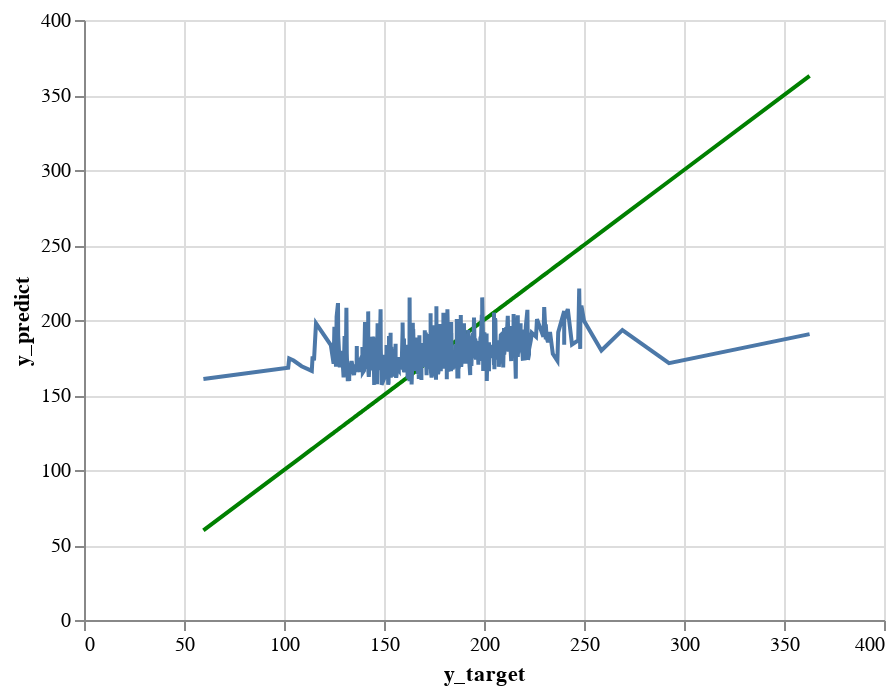

The code cell stored with this chart in its notebook:
### Markdown cell above
**[5.6]** Display the predictions versus the target line charts on the testing set

### Code cell
perfect_line_chart_testing = alt.Chart(pd.DataFrame({'y_target': y_test, 'y_predict': y_test})).mark_line(color='green').encode(
    x='y_target',
    y='y_predict'
  )
perfect_line_chart_testing
predict_line_chart_testing_2 = alt.Chart(pd.DataFrame({'y_target': y_test, 'y_predict': y_test_preds_2})).mark_line().encode(
    x='y_target',
    y='y_predict'
  )
predict_line_chart_testing_2
perfect_line_chart_testing + predict_line_chart_testing_2

### Figure 1 — Vega-Lite specification as saved in the notebook (floating-point values rounded to 4 significant figures; data arrays with more than 128 entries replaced by an {"elided": "..."} marker saying what was removed)
{"config": {"view": {"continuousWidth": 400, "continuousHeight": 300}}, "layer": [{"data": {"name": "data-560274f3e6bb77ff417636ed40acdb9d"}, "mark": {"type": "line", "color": "green"}, "encoding": {"x": {"field": "y_target", "type": "quantitative"}, "y": {"field": "y_predict", "type": "quantitative"}}}, {"data": {"name": "data-b759a9657aeed7e3faeae66f33d97f60"}, "mark": "line", "encoding": {"x": {"field": "y_target", "type": "quantitative"}, "y": {"field": "y_predict", "type": "quantitative"}}}], "$schema": "https://vega.github.io/schema/vega-lite/v4.17.0.json", "datasets": {"data-560274f3e6bb77ff417636ed40acdb9d": {"elided": "609 records"}, "data-b759a9657aeed7e3faeae66f33d97f60": {"elided": "609 records"}}}
